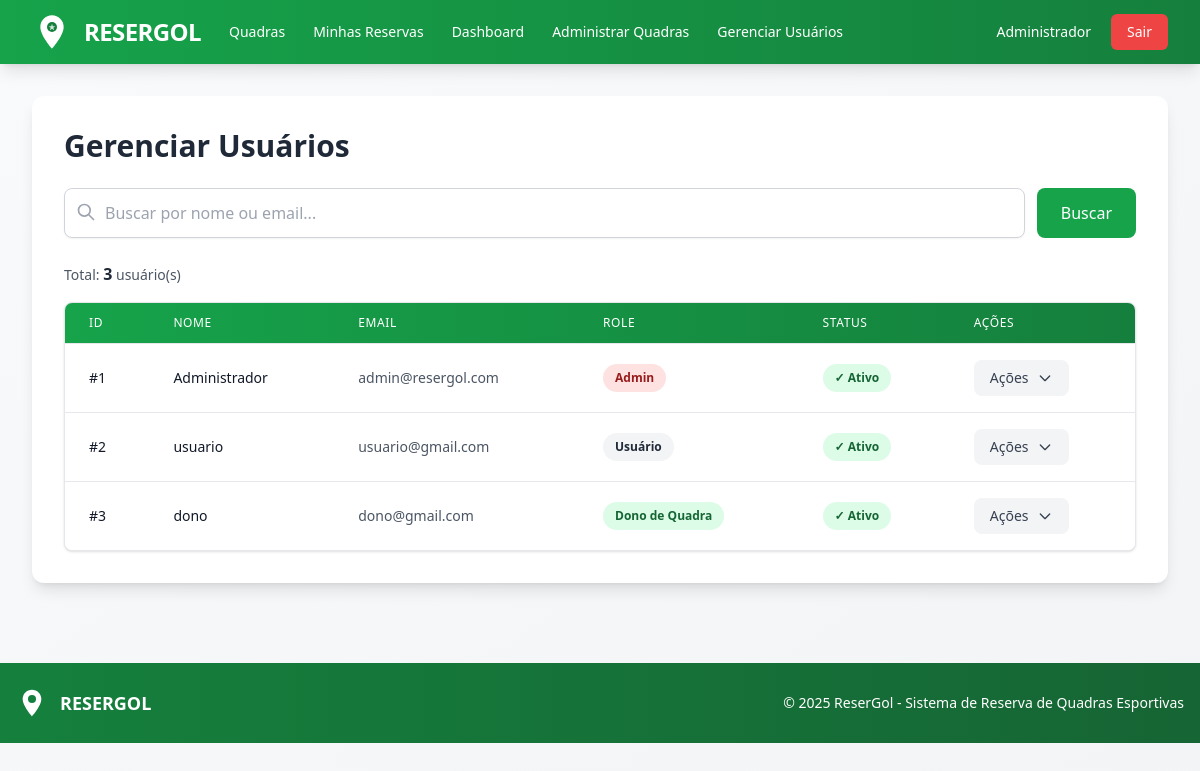
/admin/usuarios (signed in), run on the app's committed database.
### models/usuario_model.py (models this page shows, shortened)
class Usuario(UserMixin, db.Model):
    id = db.Column(db.Integer, primary_key=True)
    nome = db.Column(db.String(100), nullable=False)
    email = db.Column(db.String(120), unique=True, nullable=False)
    senha_hash = db.Column(db.String(200), nullable=False)
    role = db.Column(db.String(20), default='usuario', nullable=False)  # 'usuario', 'dono_quadra', 'admin'
    tentativas_login = db.Column(db.Integer, default=0)
    bloqueado_ate = db.Column(db.DateTime, nullable=True)
    quadras = db.relationship('Quadra', backref='dono', lazy=True, cascade='all, delete-orphan')
    def esta_bloqueado(self):
        if self.bloqueado_ate is None:
            return False
        return datetime.utcnow() < self.bloqueado_ate
    def is_admin(self):
        return self.role == 'admin'
    def is_dono_quadra(self):
        return self.role == 'dono_quadra' or self.role == 'admin'

### app.py (the view)
@app.route('/admin/usuarios')
def admin_usuarios():
    return UsuarioController.admin_listar_usuarios()

### app.py (called while the page is built)
@login_manager.user_loader
def load_user(user_id):
    return Usuario.query.get(int(user_id))

### controllers/usuario_controller.py (called while the page is built)
    @login_required
    def admin_listar_usuarios():
        if not current_user.is_admin():
            flash('Acesso negado!', 'danger')
            return redirect(url_for('dashboard'))
        busca = request.args.get('busca', '')
        if busca:
            usuarios = Usuario.query.filter(
                (Usuario.nome.contains(busca)) | (Usuario.email.contains(busca))
            ).all()
        else:
            usuarios = Usuario.query.all()
        return render_template('admin_usuarios.html', usuarios=usuarios, busca=busca)

### templates/admin_usuarios.html (shortened to what this page needs)
{% extends "base.html" %}
{% block content %}
    <h2 class="text-3xl font-bold text-gray-800 mb-6">Gerenciar Usuários</h2>
    <form method="GET" class="mb-6">
        <div class="flex gap-3">
            <div class="flex-1 relative">
                <input type="text"
                       name="busca"
                       placeholder="Buscar por nome ou email..."
                       value="{{ busca }}"
                       class="w-full pl-10 pr-4 py-3 border border-gray-300 rounded-lg shadow-sm focus:outline-none focus:ring-2 focus:ring-resergol-500 focus:border-resergol-500">
                <svg class="absolute left-3 top-3.5 h-5 w-5 text-gray-400" fill="none" stroke="currentColor" viewBox="0 0 24 24">
                    <path stroke-linecap="round" stroke-linejoin="round" stroke-width="2" d="M21 21l-6-6m2-5a7 7 0 11-14 0 7 7 0 0114 0z"></path>
                </svg>
            </div>
            <button type="submit"
                    class="px-6 py-3 bg-resergol-600 hover:bg-resergol-700 text-white font-medium rounded-lg transition duration-200">
                Buscar
            </button>
        </div>
    </form>
    {% if usuarios %}
        <div class="mb-4 flex items-center justify-between">
            <p class="text-sm text-gray-600">
                Total: <strong class="text-gray-800 text-base">{{ usuarios|length }}</strong> usuário(s)
            </p>
        </div>
        <div class="bg-white rounded-lg shadow overflow-hidden border border-gray-200">
            <div class="overflow-x-auto">
                <table class="min-w-full divide-y divide-gray-200">
                    <thead class="bg-gradient-to-r from-resergol-600 to-resergol-700">
                        <tr>
                            <th class="px-6 py-3 text-left text-xs font-medium text-white uppercase tracking-wider">ID</th>
                            <th class="px-6 py-3 text-left text-xs font-medium text-white uppercase tracking-wider">Nome</th>
                            <th class="px-6 py-3 text-left text-xs font-medium text-white uppercase tracking-wider">Email</th>
                            <th class="px-6 py-3 text-left text-xs font-medium text-white uppercase tracking-wider">Role</th>
                            <th class="px-6 py-3 text-left text-xs font-medium text-white uppercase tracking-wider">Status</th>
                            <th class="px-6 py-3 text-left text-xs font-medium text-white uppercase tracking-wider">Ações</th>
                        </tr>
                    </thead>
                    <tbody class="bg-white divide-y divide-gray-200">
                        {% for usuario in usuarios %}
                        <tr class="hover:bg-gray-50 transition-colors {% if usuario.esta_bloqueado() %}bg-red-50{% endif %}">
                            <td class="px-6 py-4 whitespace-nowrap text-sm font-medium text-gray-900">
                                #{{ usuario.id }}
                            </td>
                            <td class="px-6 py-4 whitespace-nowrap text-sm font-medium text-gray-900">
                                {{ usuario.nome }}
                            </td>
                            <td class="px-6 py-4 whitespace-nowrap text-sm text-gray-600">
                                {{ usuario.email }}
                            </td>
                            <td class="px-6 py-4 whitespace-nowrap">
                                {% if usuario.role == 'admin' %}
                                    <span class="px-3 py-1 inline-flex text-xs leading-5 font-semibold rounded-full bg-red-100 text-red-800">
                                        Admin
                                    </span>
                                {% elif usuario.role == 'dono_quadra' %}
                                    <span class="px-3 py-1 inline-flex text-xs leading-5 font-semibold rounded-full bg-green-100 text-green-800">
                                        Dono de Quadra
                                    </span>
                                {% else %}
                                    <span class="px-3 py-1 inline-flex text-xs leading-5 font-semibold rounded-full bg-gray-100 text-gray-800">
                                        Usuário
                                    </span>
                                {% endif %}
                            </td>
                            <td class="px-6 py-4 whitespace-nowrap">
                                {% if usuario.esta_bloqueado() %}
                                    <span class="px-3 py-1 inline-flex text-xs leading-5 font-semibold rounded-full bg-red-100 text-red-800">
                                        Bloqueado
                                    </span>
                                {% else %}
                                    <span class="px-3 py-1 inline-flex text-xs leading-5 font-semibold rounded-full bg-green-100 text-green-800">
                                        ✓ Ativo
                                    </span>
                                {% endif %}
                            </td>
                            <td class="px-6 py-4 whitespace-nowrap text-sm relative">
                                <div class="relative inline-block text-left">
                                    <button onclick="toggleDropdown({{ usuario.id }})"
                                            type="button"
                                            class="inline-flex items-center px-4 py-2 bg-gray-100 hover:bg-gray-200 text-gray-700 text-sm font-medium rounded-lg transition duration-200 focus:outline-none focus:ring-2 focus:ring-resergol-500">
                                        Ações
                                        <svg class="ml-2 h-4 w-4" fill="none" stroke="currentColor" viewBox="0 0 24 24">
                                            <path stroke-linecap="round" stroke-linejoin="round" stroke-width="2" d="M19 9l-7 7-7-7"></path>
                                        </svg>
                                    </button>
                                </div>
                            </td>
                        </tr>
                        {% endfor %}
                    </tbody>
                </table>
            </div>
        </div>
    {% endif %}
{% endblock %}

### templates/base.html (shortened to what this page needs)
<!DOCTYPE HTML>
<html lang="pt-BR">
<head>
    <script src="https://cdn.tailwindcss.com"></script>
</head>
<body class="bg-gradient-to-br from-gray-50 to-gray-100 min-h-screen">
    <nav class="bg-gradient-to-r from-resergol-600 to-resergol-700 shadow-lg">
        <div class="max-w-7xl mx-auto px-4 sm:px-6 lg:px-8">
            <div class="flex items-center justify-between h-16">
                <div class="flex items-center space-x-4">
                    <a href="{{ url_for('index') }}" class="flex items-center space-x-3 hover:opacity-90 transition">
                        <span class="text-white font-bold text-2xl tracking-tight">RESERGOL</span>
                    </a>
                                       {% if current_user.is_authenticated %}
                        <div class="hidden md:flex items-center space-x-1 ml-8">
                            <a href="{{ url_for('listar_quadras') }}" class="text-white hover:bg-resergol-500 px-3 py-2 rounded-md text-sm font-medium transition">
                                Quadras
                            </a>
                            <a href="{{ url_for('minhas_reservas') }}" class="text-white hover:bg-resergol-500 px-3 py-2 rounded-md text-sm font-medium transition">
                                Minhas Reservas
                            </a>
                            <a href="{{ url_for('dashboard') }}" class="text-white hover:bg-resergol-500 px-3 py-2 rounded-md text-sm font-medium transition">
                                Dashboard
                            </a>
                            {% if current_user.is_admin() %}
                                <a href="{{ url_for('admin_quadras') }}" class="text-white hover:bg-resergol-500 px-3 py-2 rounded-md text-sm font-medium transition">
                                    Administrar Quadras
                                </a>
                            {% endif %}
                            {% if current_user.is_admin() %}
                                <a href="{{ url_for('admin_usuarios') }}" class="text-white hover:bg-resergol-500 px-3 py-2 rounded-md text-sm font-medium transition">
                                    Gerenciar Usuários
                                </a>
                            {% endif %}
                        </div>
                    {% endif %}
                </div>
                <div class="flex items-center space-x-2">
                    {% if current_user.is_authenticated %}
                        <a href="{{ url_for('perfil') }}" class="text-white hover:bg-resergol-500 px-3 py-2 rounded-md text-sm font-medium transition">
                             {{ current_user.nome.split()[0] }}
                        </a>
                        <a href="{{ url_for('logout') }}" class="bg-red-500 hover:bg-red-600 text-white px-4 py-2 rounded-md text-sm font-medium transition">
                            Sair
                        </a>
                    {% endif %}
                </div>
            </div>
        </div>
    </nav>
    <div class="max-w-7xl mx-auto px-4 sm:px-6 lg:px-8 py-8">
        <div class="bg-white rounded-xl shadow-lg p-6 md:p-8">
            {% block content %}{% endblock %}
        </div>
    </div>
    <footer class="bg-gradient-to-r from-resergol-700 to-resergol-800 text-white mt-12">
        <div class="max-w-7xl mx-auto px-4 py-6">
            <div class="flex flex-col md:flex-row justify-between items-center">
                <div class="flex items-center space-x-3 mb-4 md:mb-0">
                    <svg class="h-8 w-8 text-white" viewBox="0 0 24 24" fill="currentColor">
                        <path d="M12 2C8.13 2 5 5.13 5 9c0 5.25 7 13 7 13s7-7.75 7-13c0-3.87-3.13-7-7-7zm0 9.5c-1.38 0-2.5-1.12-2.5-2.5s1.12-2.5 2.5-2.5 2.5 1.12 2.5 2.5-1.12 2.5-2.5 2.5z"/>
                        <circle cx="12" cy="9" r="3" fill="#15803d"/>
                    </svg>
                    <span class="font-bold text-lg">RESERGOL</span>
                </div>
                <p class="text-sm text-center">&copy; 2025 ReserGol - Sistema de Reserva de Quadras Esportivas</p>
            </div>
        </div>
    </footer>
</body>
</html>

### data on the page
Usuario: nome "Administrador", id "1", email "admin@resergol.com", role "Admin", shows "✓ Ativo"
Usuario: id "2", nome "usuario", email "usuario@gmail.com", role "Usuário", shows "✓ Ativo"
Usuario: id "3", nome "dono", email "dono@gmail.com", role "Dono de Quadra", shows "✓ Ativo"

### other printed values
{{ usuarios|length }} "3"
